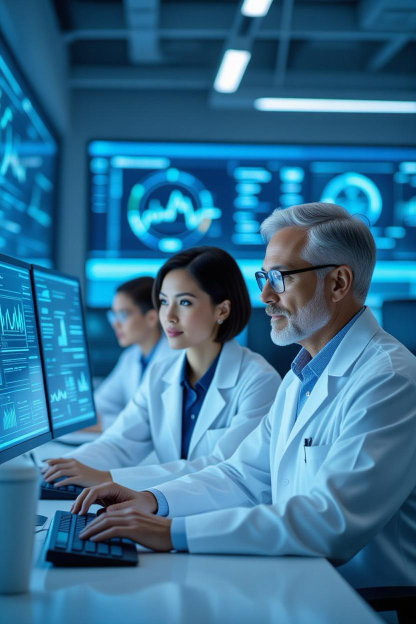
#> input picture images/scientists-monitors.png, 832 x 1248 px (shown at 1/2 size)
$ python make_og_images.py
#> lines starting #> are read from the running program, lines starting #| are printed output that depends on the picture
from PIL import Image
import os

W, H = 1200, 630

def center_crop(src, out):
#> called with src = 'images/scientists-monitors.png', out = 'images/about-og.jpg'
    img = Image.open(src).convert('RGB')
#> img is the input picture: PIL image 832x1248 RGB; mean R, G, B 53.4, 112.5, 146.9
    iw, ih = img.size
#> iw = 832; ih = 1248
    # scale so the short side fills the target dimension
    scale = max(W / iw, H / ih)
#> scale = 1.44
    new_w = round(iw * scale)
#> new_w = 1200
    new_h = round(ih * scale)
#> new_h = 1800
    img = img.resize((new_w, new_h), Image.LANCZOS)
#> img: PIL image 1200x1800 RGB
    left = (new_w - W) // 2
#> left = 0
    top  = (new_h - H) // 2
#> top = 585
    img = img.crop((left, top, left + W, top + H))
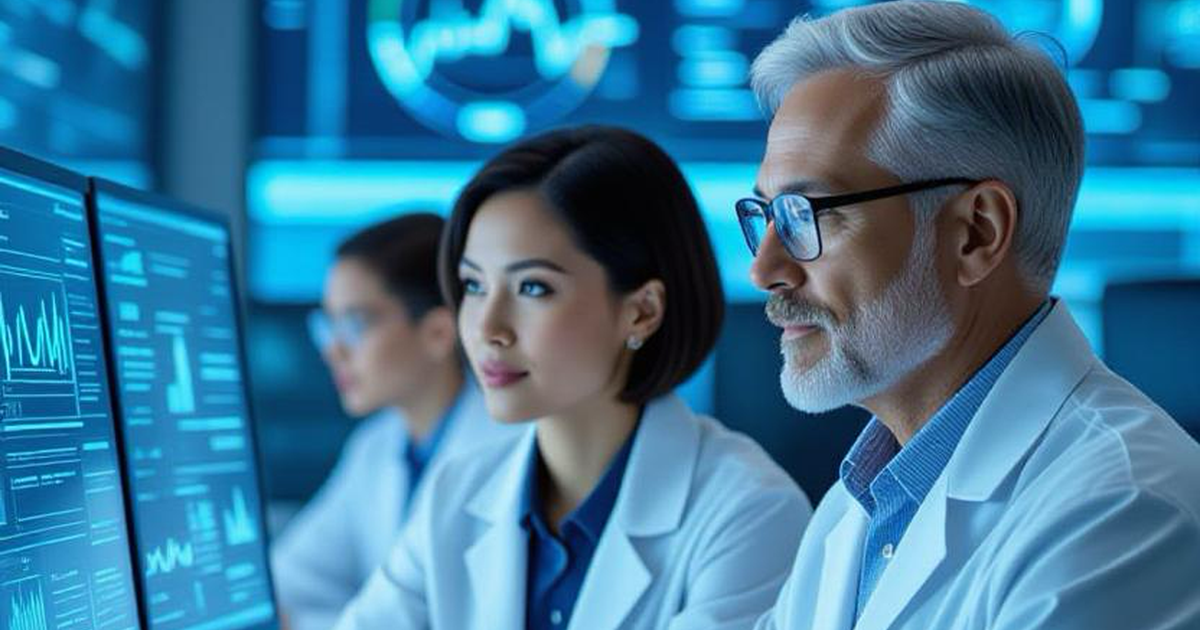
#> img: PIL image 1200x630 RGB; mean R, G, B 58.5, 120.4, 153.4
    img.save(out, 'JPEG', quality=92)
    print(f'Saved {out}')

base = os.path.dirname(__file__)
img  = lambda f: os.path.join(base, 'images', f)

crops = [
    (img('scientists-monitors.png'),        img('about-og.jpg')),
    (img('hospitals.jpg'),                  img('enquiry-og.jpg')),
    (img('doctor-tablet.png'),              img('faq-og.jpg')),
    (img('dna-commitment.jpg'),             img('founder-message-og.jpg')),
    (img('scientists-curved-monitor.png'),  img('insights-og.jpg')),
    (img('futuristic-cityscape.png'),       img('partners-og.jpg')),
    (img('health-assessment.jpg'),          img('pricing-og.jpg')),
    (img('health-intelligence-monitor.png'),img('services-og.jpg')),
    (img('data-burst.png'),                 img('biological-age-og.jpg')),
]

for src, out in crops:
    center_crop(src, out)
#> pass 2 of the loop `for src, out in crops:`:
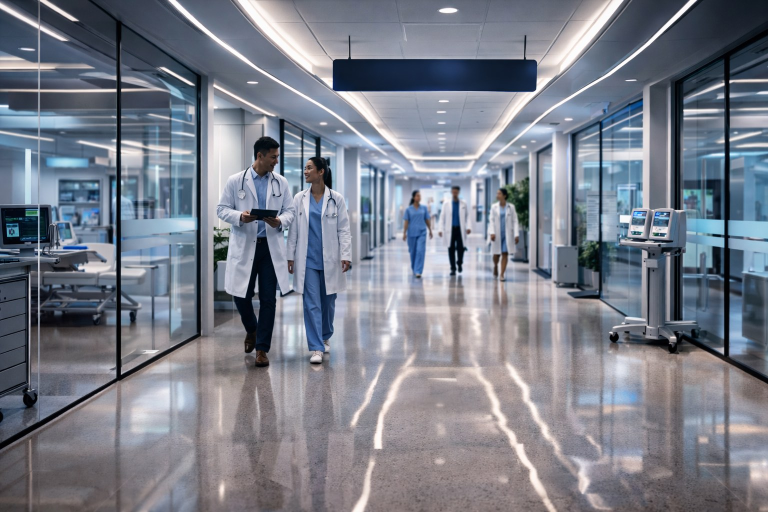
#> input picture images/hospitals.jpg, 1536 x 1024 px (shown at 1/2 size)
#> in center_crop, img is the input picture: PIL image 1536x1024 RGB; mean R, G, B 121.6, 126.5, 138.2
#> in center_crop (call 2), `img = img.resize((new_w, new_h), Image.LANCZOS)`:
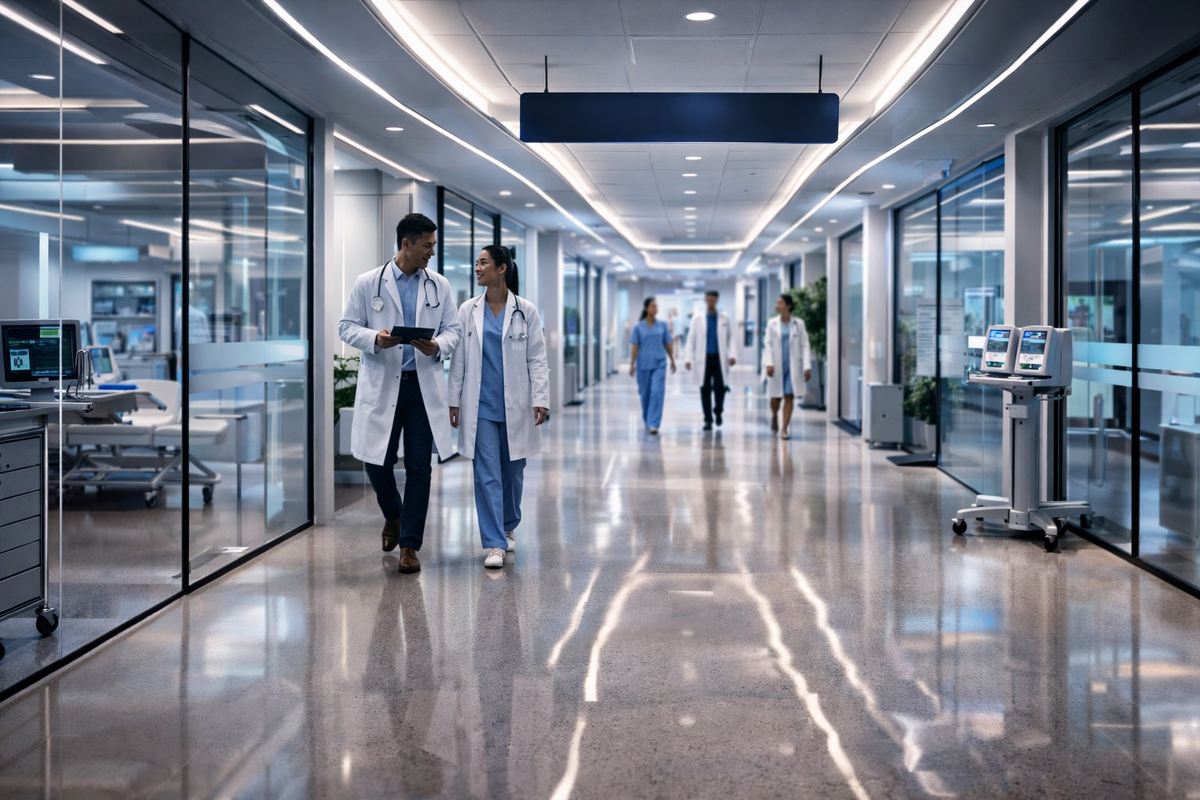
#> img: PIL image 1200x800 RGB; mean R, G, B 121.6, 126.5, 138.2
#> in center_crop (call 2), `img = img.crop((left, top, left + W, top + H))`:
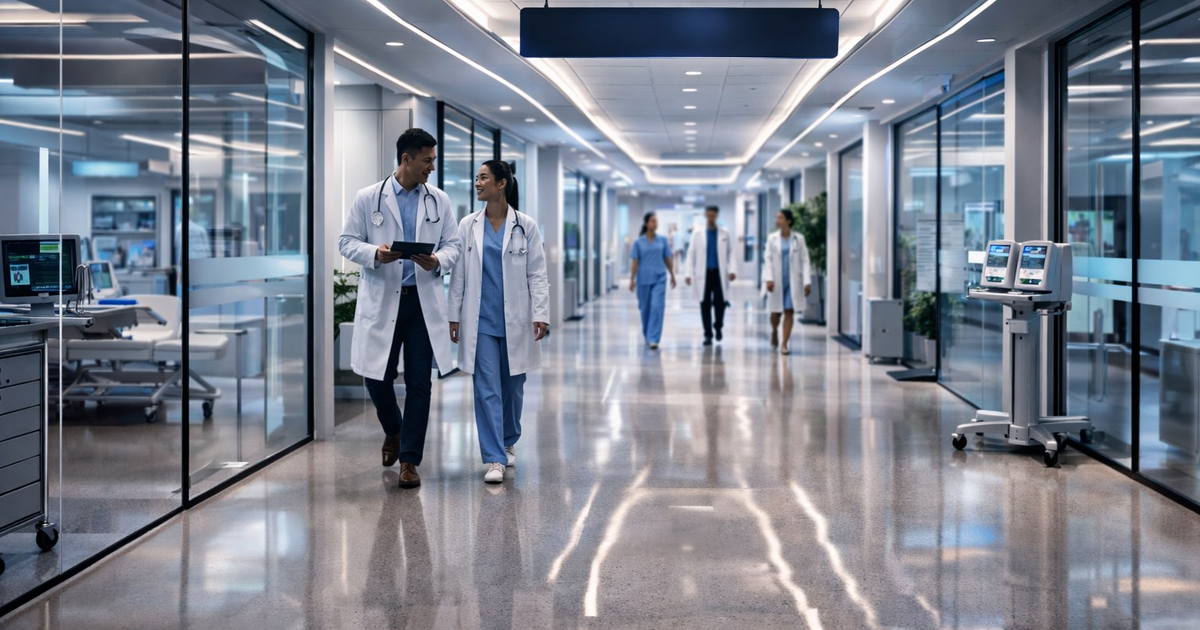
#> img: PIL image 1200x630 RGB; mean R, G, B 123.2, 129.9, 142.7
#> (the run stopped early here; a loop or call above may not have finished)
